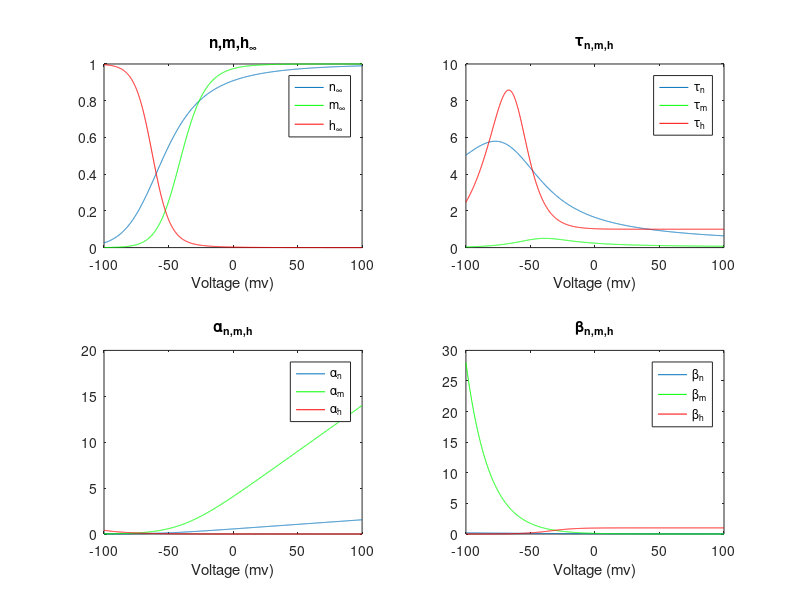

Here is the MATLAB script that generated this plot: (Note: this script raises an error after producing the figure.)
%% Excercise 3
%% question
% 
% <<Excercise_3.png>>
% 

%% Part 1
% * I. Plot the voltage-dependent functions n, m and h in steady state as a function of V .
% * II. Plot the voltage-dependent time constants of n, m and h as a function of V .

clc
close all
clear

total_data_points = 2000;
dt = 0.1;             %ms
t = (0:total_data_points) * dt; 
cm = 10;             %nF/mm^2
V_init = -65;      %mv
m_init = 0.0529;  
h_init = 0.5961;   
n_init = 0.3177;   
g_L = 0.3;          %mS/mm^2
g_K = 36;           %mS/mm^2
g_Na = 120;       %mS/mm^2
E_L = -54.387;  %mv
E_K = -77;         %mv
E_Na = 50;        %mv

V = linspace(-100, 100, total_data_points);

n(1) = n_init;
m(1) = m_init;
h(1) = h_init;

for i = 1:total_data_points
      alpha_n(i) = 0.01*(V(i) + 55) / (1 - exp(-0.1*(V(i) + 55)));    beta_n(i) = 0.125*exp(-0.0125*(V(i) + 65));
      alpha_m(i) = 0.1*(V(i) + 40) / (1 - exp(-0.1*(V(i) + 40)));     beta_m(i) = 4*exp(-0.0556*(V(i) + 65));
      alpha_h(i) = 0.07*exp(-0.05*(V(i) + 65));                           beta_h(i) = 1/(1 + exp(-0.1*(V(i) + 35)));
      
      n_inf(i) = alpha_n(i)   / (alpha_n(i) + beta_n(i));
      m_inf(i) = alpha_m(i) / (alpha_m(i) + beta_m(i));
      h_inf(i) = alpha_h(i)  / (alpha_h(i) + beta_h(i));

     Tau_n(i)  = 1 / (alpha_n(i) + beta_n(i));
     Tau_m(i) = 1 / (alpha_m(i) + beta_m(i));
     Tau_h(i)  = 1 / (alpha_h(i) + beta_h(i));

end
%% 
% let's plot alpha_n,m,h & n,m,h _ inf & Taw n,m,h 
figure
subplot(2,2,1)
plot(V , n_inf(:)),     hold on,             plot(V, m_inf (:), 'g'),     hold on,     plot(V, h_inf (:), 'r' ),
title('n,m,h_\infty'),       xlabel('Voltage (mv)'),                  
legend('n_\infty', 'm_\infty', 'h_\infty');

subplot(2,2,2)
plot(V , Tau_n(:)),     hold on,           plot(V, Tau_m(:), 'g'),      hold on,     plot(V, Tau_h(:) , 'r' )
title('\tau_n_,_m_,_h')
xlabel('Voltage (mv)')
legend('\tau_n', '\tau_m', '\tau_h');

subplot(2,2,3)
plot(V , alpha_n(:)),     hold on,           plot(V, alpha_m(:), 'g'),      hold on,     plot(V, alpha_h(:) , 'r' )
title('\alpha_n_,_m_,_h')
xlabel('Voltage (mv)')
legend('\alpha_n', '\alpha_m', '\alpha_h');

subplot(2,2,4)
plot(V , beta_n(:)),     hold on,           plot(V, beta_m(:), 'g'),      hold on,     plot(V, beta_h(:) , 'r' )
title('\beta_n_,_m_,_h')
xlabel('Voltage (mv)')
legend('\beta_n', '\beta_m', '\beta_h');


%% part 2
% _2)Plot voltage V as function of time , by simulating the injection of a suitable short (try some values!) external current Ie ,starting at t = 5ms._
close all
Action_Potential_fun(120, 5, 6, 600)
Action_Potential_fun(120, 5, 7, 600)
Action_Potential_fun(120, 5, 9, 600)
Action_Potential_fun(120, 5, 11, 600)
Action_Potential_fun(120, 5, 14, 600)
Action_Potential_fun(120, 5, 18, 600)

%% part 3
% _3)Apply constant input from 2 msto 120 msand see the result. Increase the sodium conductance 5 times and then see the result._

close all
Action_Potential_fun(120, 2, 120, 20)
Action_Potential_fun(120, 2, 120, 30)
Action_Potential_fun(120, 2, 120, 40)
Action_Potential_fun(120, 2, 120, 50)
Action_Potential_fun(120, 2, 120, 60)
Action_Potential_fun(120, 2, 120, 200)

%%
% *Now Let's multiply the Na conductance by 5*

close all
Action_Potential_fun(600, 2, 120, 20)
Action_Potential_fun(600, 2, 120, 30)
Action_Potential_fun(600, 2, 120, 40)
Action_Potential_fun(600, 2, 120, 70)
Action_Potential_fun(600, 2, 120, 200)
Action_Potential_fun(600, 2, 120, 600)

%% part 4
% _4)Apply inhibitory input from 2 ms to 7 ms and then set the input current to 0. What happens?_
close all
Action_Potential_fun(120, 2, 7, -75)
Action_Potential_fun(120, 2, 7, -70)
Action_Potential_fun(120, 2, 7, -50)
Action_Potential_fun(120, 2, 7, -30)
Action_Potential_fun(120, 2, 7, -10)
Action_Potential_fun(120, 2, 7, 0)

%% 
%%
% *Explanation of the plots:* 
% 
% Regarding the effect of duration and input amplitude value, the input value is important, 
% in low values only depolarization occurs, but in stronger amplitude values, the neuron spikes.
% 
% Regarding the duration, if the input is applied for 120 milliseconds, after that the neuron
% enters the sustained periodic response phase and spikes regularly even though the stimulation is stopped.
%
% These show that the duration of stimulation and the amount of stimulation amplitude both have
% an effect on the behavior of the neuron, and sometimes they have non-obvious effects: as in
% the fourth part, when an inhibitory stimulus is applied to a neuron, after the stimulation is removed, 
% we might expect the neuron's voltage to change. but on the contrary, the neuron spikes regularly.
% This effect is called post inhibitory rebound.
%
% This exercise demonstrates the complex and non-trivial behavior of the HH model.

%%
function Action_Potential_fun(g_Na, start_time, end_time, Ie_val)
    total_data_points = 2000;
    dt = 0.1;             %ms
    cm = 10;             %nF/mm^2
    V_init = -65;      %mv
    m_init = 0.0529;  
    h_init = 0.5961;  
    n_init = 0.3177;   
    g_L = 0.3;          %mS/mm^2
    g_K = 36;           %mS/mm
    E_L = -54.387;  %mv
    E_K = -77;         %mv
    E_Na = 50;        %mv
    A = 1;
    
    n(1) = n_init;
    m(1) = m_init;
    h(1) = h_init;
    
    V(1) = -65; %mv
    
    Ie = zeros (total_data_points ,1);
    Ie(start_time/dt: end_time/dt) = Ie_val;
    for i =1:total_data_points
            alpha_n(i) = 0.01*(V(i) + 55) / (1 - exp(-0.1*(V(i) + 55)));    beta_n(i) = 0.125*exp(-0.0125*(V(i) + 65));
            alpha_m(i) = 0.1*(V(i) + 40) / (1 - exp(-0.1*(V(i) + 40)));     beta_m(i) = 4*exp(-0.0556*(V(i) + 65));
            alpha_h(i) = 0.07*exp(-0.05*(V(i) + 65));                           beta_h(i) = 1/(1 + exp(-0.1*(V(i) + 35)));
            
            n_inf(i) = alpha_n(i)   / (alpha_n(i) + beta_n(i));
            m_inf(i) = alpha_m(i) / (alpha_m(i) + beta_m(i));
            h_inf(i) = alpha_h(i)  / (alpha_h(i) + beta_h(i));
            
            Tau_n(i)  = 1 / (alpha_n(i) + beta_n(i));
            Tau_m(i) = 1 / (alpha_m(i) + beta_m(i));
            Tau_h(i)  = 1 / (alpha_h(i) + beta_h(i));
    
            % cm dV/dt= -im + Ie/A
            % im=gl ( V - El) + gk n^4 (V-Ek) + gNa m^3 h (V-ENa)
            im (i+1) = g_Na * m(i)^4  * (V(i) - E_Na) + g_K * n(i)^4 * (V(i) - E_K) + g_L * (V(i) - E_L);
            V(i+1)= V(i)- dt/cm * (g_Na * m(i)^3 *  h(i) * (V(i) - E_Na) + g_K * n(i)^4 * (V(i) - E_K) + g_L * (V(i) - E_L))+ dt/cm * Ie(i)/A;
            n(i+1) = n(i)   + dt*(n_inf(i) - n(i))/Tau_n(i);
            m(i+1) = m(i) + dt*(m_inf(i) - m(i))/Tau_m(i);
            h(i+1) = h(i)  + dt*(h_inf(i) - h(i))/Tau_h(i);
    
    end
    
    % Let's plot the membrane potential vursus time
    figure
    time = dt * (1:total_data_points+1);
    plot(time , V,'b'),     title(sprintf("Membrane Potential : Ie = %d mA from %d ms to %d ms",Ie_val, start_time, end_time)),
    xlabel('Time'),         ylabel('V (mv)')
end